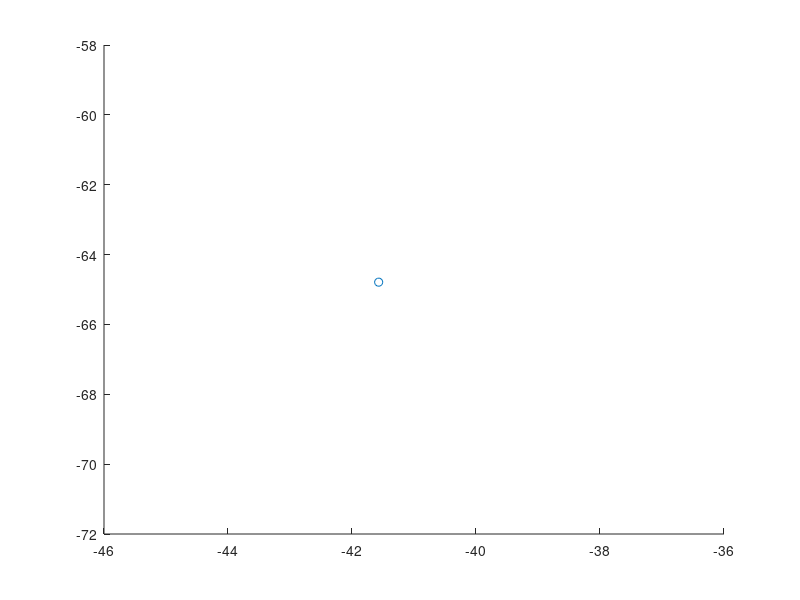

MATLAB code for this plot: (Note: this script raises an error after producing the figure.)
%% plot group coordinates from TML and VML

% {'lhMT','rhMT','lS1', 'lPC','rPC' 'lMTt', 'rMTt'};
groupLocations = {[-41.57, -64.79, 4.45],[47.55, -62.96, 0.77], [-44.20, -26.20, 59.57],...
    [-36.40, -39.20, 57.40],[39.0, -36.60, 52.20], [-44.33, -64.79, 6.29],[50.30, -64.79, 1.60]};
%S2
groupLocations = {[-47.09, -15.80, 14.55],[49.38, -10.66, 12.72]};

roi1=[-41.57, -64.79, 4.45];%hMT
roi2=[47.55, -62.96, 0.77];%hMT
roi3=[-44.20, -26.20, 59.57];
roi4=[-36.40, -39.20, 57.40];
roi5=[39.0, -36.60, 52.20];
roi6=[-44.33, -64.79, 6.29];
roi7=[50.30, -64.79, 1.60];
roi8=[-47.09, -15.80, 14.55];
roi9=[49.38, -10.66, 12.72];


%%
%settings for plots
shape='o';
%%set the size of the shape 
sz=10;
%%set the width of the edge of the markers
LineWidthMarkers=1.5;
%%set the width of the edge of the mean line
LineWidthMean=5;
%%set the length of the mean line
LineLength=0.4; %the actual length will be the double of this value%%%set the transparency of the markers
Transparency=1;%0.7;
%%set the color for each condition in RGB (and divide them by 256 to be matlab compatible)
lightGreen=[105 170 153]/256; % Light green
darkGreen=[24 96 88]/256;% Dark green
lightOrange=[255 158 74]/256; % Light Orange
darkOrange=[208 110 48]/256;% Dark Orange
lightPurple=[198 131 239]/256;% Light Purple
darkPurple=[121 57 195]/256; %Dark Purple

%%set the font styles
FontName='Avenir'; %set the style of the labels
FontSize=17; %%set the size of the labels

black = [0 0 0];
white = [1 1 1];
gray = (black + white)/2;%[0.7, 0.7, 0.7];%
darkGray = [0.25, 0.25, 0.25];

blue = [0 0.4470 0.7410];
orange = [0.8500 0.3250 0.0980];
yellow = [0.9290 0.6940 0.1250];
purple= [0.4940 0.1840 0.5560];
green = [0.4660 0.6740 0.1880];
lightblue = [0.3010 0.7450 0.9330];
red = [0.6350 0.0780 0.1840];

%%
hold on
p=plot3(roi1(1),roi1(2), roi1(3),shape);%,'MarkerEdgeColor',red, 'MarkerFaceColor',red)
hold on
p.MarkerSize = sz;
p.MarkerEdgeColor = darkOrange;
p.MarkerFaceColor = darkOrange;

p=plot3(roi2(1),roi2(2), roi2(3),shape)
hold on
p.MarkerSize = sz;
p.MarkerEdgeColor = darkOrange;
p.MarkerFaceColor = darkOrange;

p=plot3(roi3(1),roi3(2), roi3(3),shape)
hold on
p.MarkerSize = sz;
p.MarkerEdgeColor = darkGreen;
p.MarkerFaceColor = darkGreen;


p=plot3(roi4(1),roi4(2), roi4(3),shape)
hold on
p.MarkerSize = sz;
p.MarkerEdgeColor = darkGreen;
p.MarkerFaceColor = darkGreen;


p=plot3(roi5(1),roi5(2), roi5(3),shape)
hold on
p.MarkerSize = sz;
p.MarkerEdgeColor = darkGreen;
p.MarkerFaceColor = darkGreen;


p=plot3(roi6(1),roi6(2), roi6(3),shape)
hold on
p.MarkerSize = sz;
p.MarkerEdgeColor = darkGreen;
p.MarkerFaceColor = darkGreen;


p=plot3(roi7(1),roi7(2), roi7(3),shape)
p.MarkerSize = sz;
p.MarkerEdgeColor = darkGreen;
p.MarkerFaceColor = darkGreen;

% p=plot3(roi8(1),roi8(2), roi8(3),shape)
% hold on
% p.MarkerSize = sz;
% p.MarkerEdgeColor = darkGreen;
% p.MarkerFaceColor = darkGreen;
% 
% 
% p=plot3(roi9(1),roi9(2), roi9(3),shape)
% p.MarkerSize = sz;
% p.MarkerEdgeColor = darkGreen;
% p.MarkerFaceColor = darkGreen;

% ylim([0.25 1])
% legend({'anat-HDPT-HUPT-vs-HDFW-HUFW','ext-HUPT-HDFW-vs-HDPT-HUFW'},'Location','northeastoutside')
xlabel('x') 
ylabel('y')
zlabel('z')
% xticklabels({'lS1','lPC', 'rPC', 'lMTt', 'rMTt','lhMT','rhMT'})
head1= 'group coordinates'; 
title(head1)

%%
%format plot
set(gcf,'color','w');
ax=gca;

set(ax,'FontName',FontName,'FontSize',FontSize, 'FontWeight','bold',...
    'LineWidth',2.5,'TickDir','out', 'TickLength', [0,0],...
    'FontSize',FontSize);
box off

